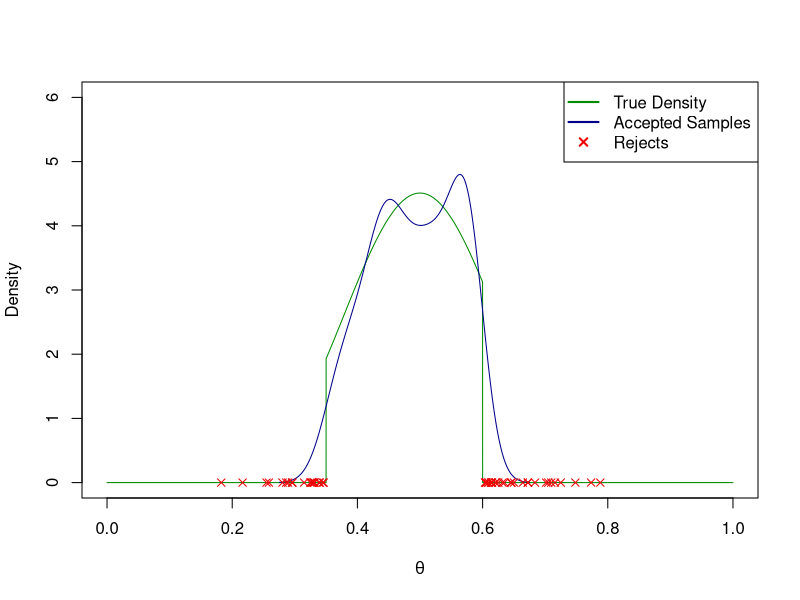
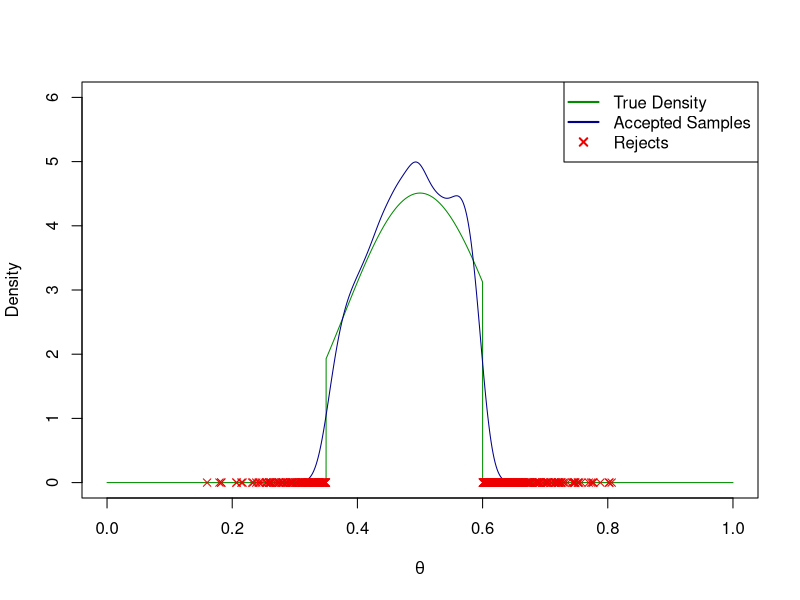
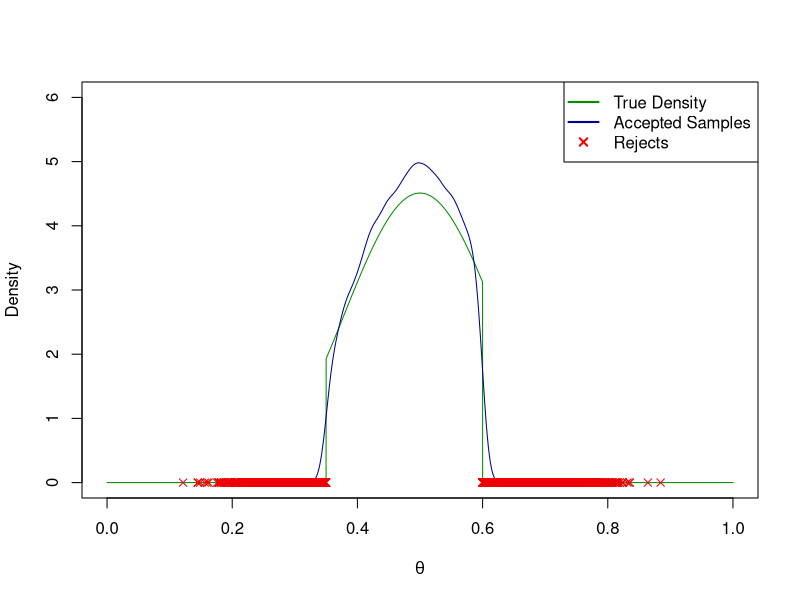
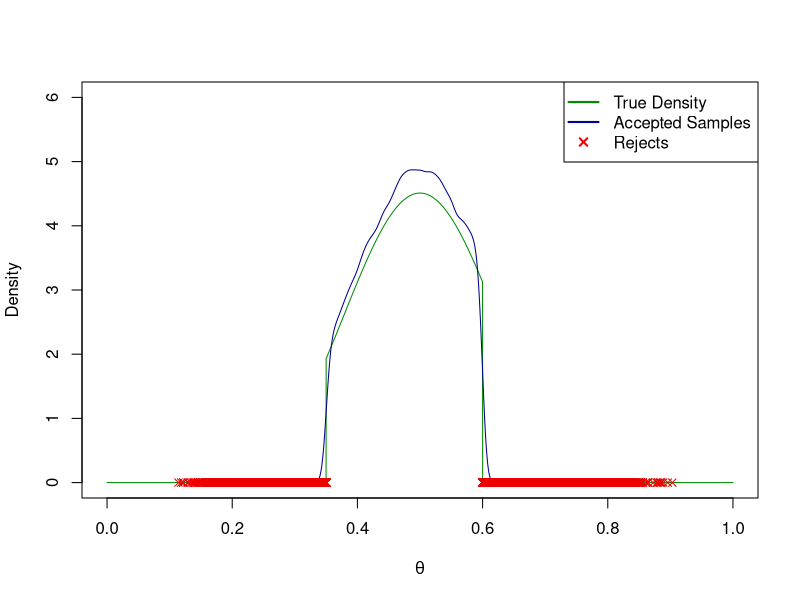
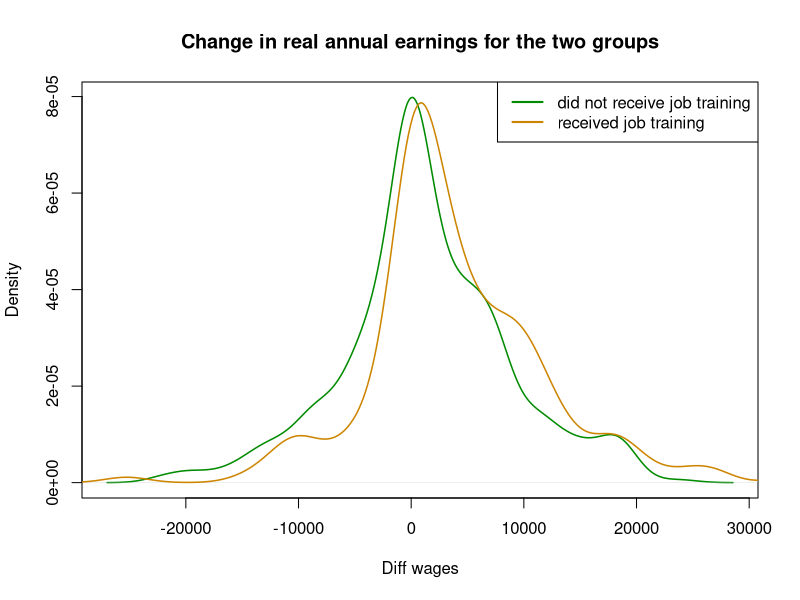
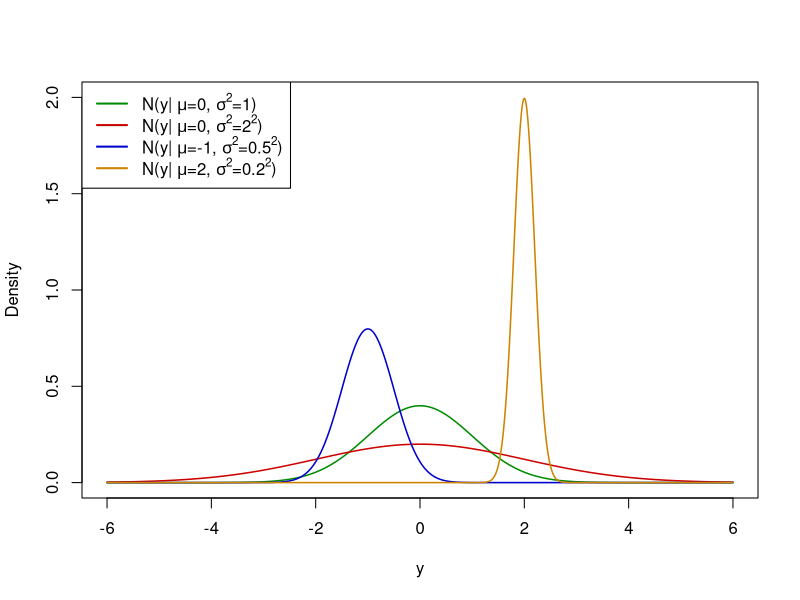

Recreate these plots in R, in order.
## ---- chunk 1
# R options
options(
  htmltools.dir.version = FALSE, # for blogdown
  show.signif.stars = FALSE,     # for regression output
  warm = 1
  )
# Set dpi and height for images
library(knitr)
knitr::opts_chunk$set(fig.height = 2.65, dpi = 300,fig.align='center',fig.show='hold',size='footnotesize', small.mar=TRUE) 
# For nonsese...
htmltools::tagList(rmarkdown::html_dependency_font_awesome())
## ---- chunk 2
#library(tidyverse)
#library(rvest)
## ---- chunk 3
#Simple code for using rejection sampling to generate m samples
#from the Beta[10,10] density truncated to (0.35,0.6).
set.seed(12345)
#NOTE: there are more efficient ways to write this code!

#set sample size and reate vector to store sample
m <- 10000; THETA <- rep(0,m)
#keep track of rejects
TotalRejects <- 0; Rejections <- NULL
#now the 'for loop'
for(i in 1:m){
  t <- 0
  while(t < 1){
    theta <- rbeta(1,10,10)
    if(theta > 0.35 & theta < 0.6){
      THETA[i] <- theta
      t <- 1
    } else {
    TotalRejects <- TotalRejects + 1
    Rejections <- rbind(Rejections,theta)
  }
}
}
#How many rejections in all, to generate m=10000 samples?
TotalRejects
## ---- chunk 4
set.seed(12345)
m <- 100; THETA <- rep(0,m)
TotalRejects <- 0; Rejections <- NULL
for(i in 1:m){
  t <- 0
  while(t < 1){
    theta <- rbeta(1,10,10)
    if(theta > 0.35 & theta < 0.6){
      THETA[i] <- theta
      t <- 1
    } else {
    TotalRejects <- TotalRejects + 1
    Rejections <- rbind(Rejections,theta)
  }
}
}

p <- seq(0,1,length=10000)
f1 <- dbeta(p,10,10)*as.numeric(p>0.35 & p<0.6)/ (pbeta(0.6,10,10) - pbeta(0.3,10,10) )
plot(p,f1,type='l',col='green4',xlim=c(0,1),ylab='Density', xlab=expression(theta),
     ylim=c(0,6),lty=1.5)
lines(density(THETA),type='l',col='blue4',lty=1.5)
points(c(Rejections),rep(0,TotalRejects),type='p',col="red2",pch=4)
labels <- c("True Density", "Accepted Samples","Rejects")
legend("topright", labels, lwd=c(2,2,2), lty=c(1.5,1.5,NA),pch=c(NA,NA,4),
       col=c('green4','blue4',"red2"))
## ---- chunk 5
set.seed(12345)
m <- 1000; THETA <- rep(0,m)
TotalRejects <- 0; Rejections <- NULL
for(i in 1:m){
  t <- 0
  while(t < 1){
    theta <- rbeta(1,10,10)
    if(theta > 0.35 & theta < 0.6){
      THETA[i] <- theta
      t <- 1
    } else {
    TotalRejects <- TotalRejects + 1
    Rejections <- rbind(Rejections,theta)
  }
}
}

p <- seq(0,1,length=10000)
f1 <- dbeta(p,10,10)*as.numeric(p>0.35 & p<0.6)/ (pbeta(0.6,10,10) - pbeta(0.3,10,10) )
plot(p,f1,type='l',col='green4',xlim=c(0,1),ylab='Density', xlab=expression(theta),
     ylim=c(0,6),lty=1.5)
lines(density(THETA),type='l',col='blue4',lty=1.5)
points(c(Rejections),rep(0,TotalRejects),type='p',col="red2",pch=4)
labels <- c("True Density", "Accepted Samples","Rejects")
legend("topright", labels, lwd=c(2,2,2), lty=c(1.5,1.5,NA),pch=c(NA,NA,4),
       col=c('green4','blue4',"red2"))
## ---- chunk 6
set.seed(12345)
m <- 10000; THETA <- rep(0,m)
TotalRejects <- 0; Rejections <- NULL
for(i in 1:m){
  t <- 0
  while(t < 1){
    theta <- rbeta(1,10,10)
    if(theta > 0.35 & theta < 0.6){
      THETA[i] <- theta
      t <- 1
    } else {
    TotalRejects <- TotalRejects + 1
    Rejections <- rbind(Rejections,theta)
  }
}
}

p <- seq(0,1,length=10000)
f1 <- dbeta(p,10,10)*as.numeric(p>0.35 & p<0.6)/ (pbeta(0.6,10,10) - pbeta(0.3,10,10) )
plot(p,f1,type='l',col='green4',xlim=c(0,1),ylab='Density', xlab=expression(theta),
     ylim=c(0,6),lty=1.5)
lines(density(THETA),type='l',col='blue4',lty=1.5)
points(c(Rejections),rep(0,TotalRejects),type='p',col="red2",pch=4)
labels <- c("True Density", "Accepted Samples","Rejects")
legend("topright", labels, lwd=c(2,2,2), lty=c(1.5,1.5,NA),pch=c(NA,NA,4),
       col=c('green4','blue4',"red2"))
## ---- chunk 7
set.seed(12345)
m <- 100000; THETA <- rep(0,m)
TotalRejects <- 0; Rejections <- NULL
for(i in 1:m){
  t <- 0
  while(t < 1){
    theta <- rbeta(1,10,10)
    if(theta > 0.35 & theta < 0.6){
      THETA[i] <- theta
      t <- 1
    } else {
    TotalRejects <- TotalRejects + 1
    Rejections <- rbind(Rejections,theta)
  }
}
}

p <- seq(0,1,length=10000)
f1 <- dbeta(p,10,10)*as.numeric(p>0.35 & p<0.6)/ (pbeta(0.6,10,10) - pbeta(0.3,10,10) )
plot(p,f1,type='l',col='green4',xlim=c(0,1),ylab='Density', xlab=expression(theta),
     ylim=c(0,6),lty=1.5)
lines(density(THETA),type='l',col='blue4',lty=1.5)
points(c(Rejections),rep(0,TotalRejects),type='p',col="red2",pch=4)
labels <- c("True Density", "Accepted Samples","Rejects")
legend("topright", labels, lwd=c(2,2,2), lty=c(1.5,1.5,NA),pch=c(NA,NA,4),
       col=c('green4','blue4',"red2"))
## ---- chunk 8
Data <- read.csv("data/lalondedata.txt",header=T)
Data$Diff <- Data$re78 - Data$re74
plot(density(Data$Diff[Data$treat==0]),lwd=1.5,type="l",
     col="green4",xlab="Diff wages",ylab="Density",main="Change in real annual earnings for the two groups")
lines(density(Data$Diff[Data$treat==1]),col="orange3",lwd=1.5,type="l")
legend("topright",legend=c("did not receive job training","received job training"),
       col=c("green4","orange3"), lwd=2, cex=1)
## ---- chunk 9
x <- seq(-6,6,by=0.0001)
plot(x,dnorm(x,0,1),xlim=c(-6,6),ylim=c(0,2),lwd=1.5,type="l",
      col="green4",xlab="y",ylab="Density")
lines(x,dnorm(x,0,2),col="red3",lwd=1.5,type="l")
lines(x,dnorm(x,-1,0.5),col="blue3",lwd=1.5,type="l")
lines(x,dnorm(x,2,0.2),col="orange3",lwd=1.5,type="l")
legend("topleft",
       legend=c(expression(paste(N,"(",y,"| ",mu,"=0, ",sigma^2,"=1)")),
                expression(paste(N,"(",y,"| ",mu,"=0, ",sigma^2,"=",2^2,")")),
                expression(paste(N,"(",y,"| ",mu,"=-1, ",sigma^2,"=",0.5^2,")")),
                expression(paste(N,"(",y,"| ",mu,"=2, ",sigma^2,"=",0.2^2,")"))),
       col=c("green4","red3","blue3","orange3"), lwd=2, cex=1)
